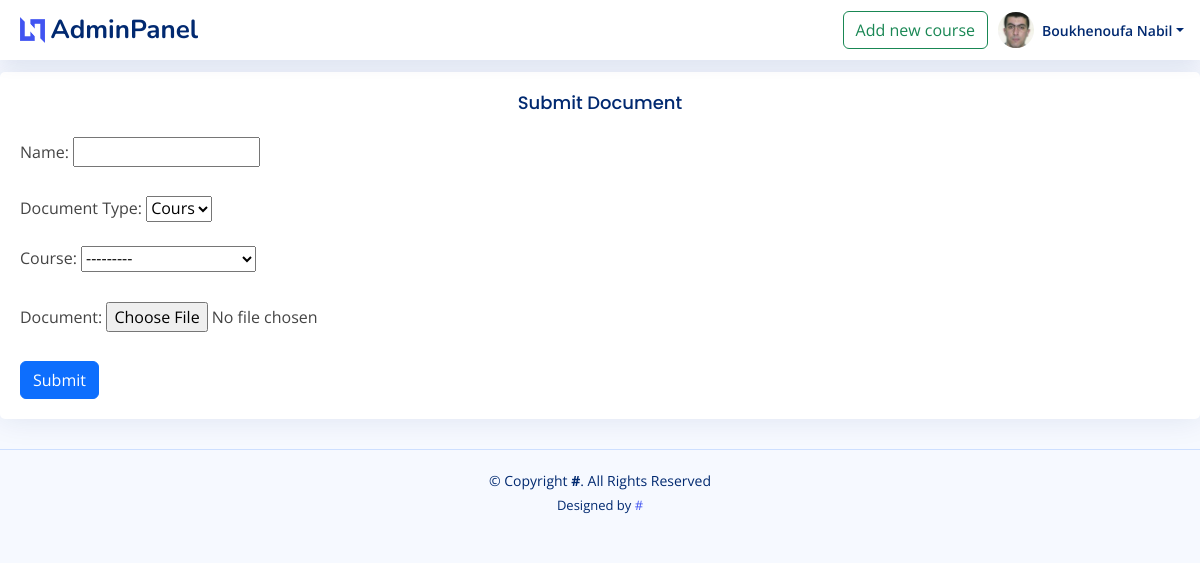
Screenshot of /submit (signed in) with the database file from the repository.
### core/models.py (models this page shows, shortened)
class User(AbstractBaseUser, PermissionsMixin):
    email = models.EmailField(blank=True, default='', unique=True)
    name = models.CharField(max_length=255, blank=True, default='')
    bio = models.TextField(blank=True, default='')
    image = models.ImageField(upload_to='images', blank=True, null=True , default='images/defaultprofile.png')
    courses = models.ManyToManyField(
        Course,
        blank=True
    )
    is_active = models.BooleanField(default=True)
    is_superuser = models.BooleanField(default=False)
    is_staff = models.BooleanField(default=False)
    date_joined = models.DateTimeField(default=timezone.now)
    last_login = models.DateTimeField(blank=True, null=True)
    objects = CustomUserManager()
    USERNAME_FIELD = 'email'
    EMAIL_FIELD = 'email'
    REQUIRED_FIELDS = []
    class Meta:
        verbose_name = 'User'
        verbose_name_plural = 'Users'

### core/views.py (the view)
# urls.py: path('submit', submit_document , name='submit_document'),
@login_required
def submit_document(request):
    if request.method == 'POST':
        form = DocumentForm(request.POST, request.FILES, user=request.user)
        if form.is_valid():
            document = form.save(commit=False)
            document.user = request.user
            document.save()
            messages.info(request, 'Document Uploaded Successfully')
            return redirect('submit_document')
    else:
        form = DocumentForm(user=request.user)
    context = {'form': form}
    return render(request, 'core/submit.html', context)

### core/forms.py
class DocumentForm(forms.ModelForm):
    class Meta:
        model = Document
        fields = ['name', 'documenttype', 'course', 'document']
    def __init__(self, *args, **kwargs):
        user = kwargs.pop('user', None)
        super(DocumentForm, self).__init__(*args, **kwargs)
        if user:
            self.fields['course'].queryset = Course.objects.filter(user=user)

### core/models.py (called while the page is built)
    def __str__(self):
        return self.name

    def __str__(self):
        return self.name

### core/templates/core/submit.html (shortened to what this page needs)
{% load static %}
<!DOCTYPE html>
<html lang="en">
<head>
  <link href="{% static 'profpanel/vendor/bootstrap/css/bootstrap.min.css' %}" rel="stylesheet">
  <link href="{% static 'profpanel/vendor/bootstrap-icons/bootstrap-icons.css' %}" rel="stylesheet">
  <link href="{% static 'profpanel/vendor/boxicons/css/boxicons.min.css' %}" rel="stylesheet">
  <link href="{% static 'profpanel/vendor/quill/quill.snow.css' %}" rel="stylesheet">
  <link href="{% static 'profpanel/vendor/quill/quill.bubble.css' %}" rel="stylesheet">
  <link href="{% static 'profpanel/vendor/remixicon/remixicon.css' %}" rel="stylesheet">
  <link href="{% static 'profpanel/vendor/simple-datatables/style.css' %}" rel="stylesheet">
  <link href="{% static 'profpanel/css/style.css' %}" rel="stylesheet">
</head>
<body>
  <header id="header" class="header fixed-top d-flex align-items-center">
    <div class="d-flex align-items-center justify-content-between">
      <a href="{% url 'profpanel' %}" class="logo d-flex align-items-center">
        <img src="{% static 'profpanel/img/logo.png' %}" alt="">
        <span class="d-none d-lg-block">AdminPanel</span>
      </a>
    </div>
    <nav class="header-nav ms-auto">
      <ul class="d-flex align-items-center">
        <a href="{% url 'submit_document' %}"> <button type="button" class="btn btn-outline-success" style="margin-right: 10px;">Add new course</button></a>
        <li class="nav-item dropdown pe-3">
          <a class="nav-link nav-profile d-flex align-items-center pe-0" href="#" data-bs-toggle="dropdown">
            <img src="{{user.image.url}}" alt="Profile" class="rounded-circle">
            <span class="d-none d-md-block dropdown-toggle ps-2">{{user.name}}</span>
          </a>
            </li>
          </ul>
    </nav>
  </header>
  <main class="">
    <br><br><br>
    <div>
    <section class="section col-sm-12">
      <div class="row">
        <div class="col-lg-12">
          <div class="card">
            <div class="card-body">
              <h5 class="card-title" style="text-align:center ">Submit Document </h5>
              <form method="post" enctype="multipart/form-data">
                <div class="form-group">
                  <div class="col-sm-6">
                    <label for="{{ form.name.id_for_label }}" class="form-label">Name:</label>
                    {{ form.name }}
                  </div><br>
                  <div class="col-sm-6">
                    <label for="{{ form.documenttype.id_for_label }}" class="" for="specificSizeSelect">Document Type:</label>
                    {{ form.documenttype }}
                  </div><br>
                  <div class="col-sm-6">
                    <label for="{{ form.course.id_for_label }}" class="form-label">Course:</label>
                    {{ form.course }}
                  </div><br>
                  <div class="col-sm-6">
                    <label for="{{ form.document.id_for_label }}" class="form-label">Document:</label>
                    {{ form.document }}
                  </div><br>
                </div>
                <button type="submit" class="btn btn-primary">Submit</button>
              </form>
            </div>
          </div>
        </div>
      </div>
    </section>
    </div>
  </main>
  <footer id="" class="footer">
    <div class="copyright">
      &copy; Copyright <strong><span>#</span></strong>. All Rights Reserved
    </div>
    <div class="credits">
      Designed by <a href="">#</a>
    </div>
  </footer>
</body>
</html>

### core/static/profpanel/css/style.css (style rules this page uses)
:root { scroll-behavior: smooth; }
body { font-family: "Open Sans", sans-serif; background: #f6f9ff; color: #444444; }
a { color: #4154f1; text-decoration: none; }
h1, h2, h3, h4, h5, h6 { font-family: "Nunito", sans-serif; }
.card { margin-bottom: 30px; border: none; border-radius: 5px; box-shadow: 0px 0 30px rgba(1, 41, 112, 0.1); }
.card-title { padding: 20px 0 15px 0; font-size: 18px; font-weight: 500; color: #012970; font-family: "Poppins", sans-serif; }
.card-body { padding: 0 20px 20px 20px; }
.logo { line-height: 1; }
@media (min-width: 1200px) { .logo { width: 280px; } }
.logo img { max-height: 26px; margin-right: 6px; }
.logo span { font-size: 26px; font-weight: 700; color: #012970; font-family: "Nunito", sans-serif; }
.header { transition: all 0.5s; z-index: 997; height: 60px; box-shadow: 0px 2px 20px rgba(1, 41, 112, 0.1); background-color: #fff; padding-left: 20px; }
.header-nav ul { list-style: none; }
.header-nav>ul { margin: 0; padding: 0; }
.header-nav .nav-profile { color: #012970; }
.header-nav .nav-profile img { max-height: 36px; }
.header-nav .nav-profile span { font-size: 14px; font-weight: 600; }
.footer { padding: 20px 0; font-size: 14px; transition: all 0.3s; border-top: 1px solid #cddfff; }
.footer .copyright { text-align: center; color: #012970; }
.footer .credits { padding-top: 5px; text-align: center; font-size: 13px; color: #012970; }

### rows the page displays
User: image (picture), name "Boukhenoufa Nabil"
